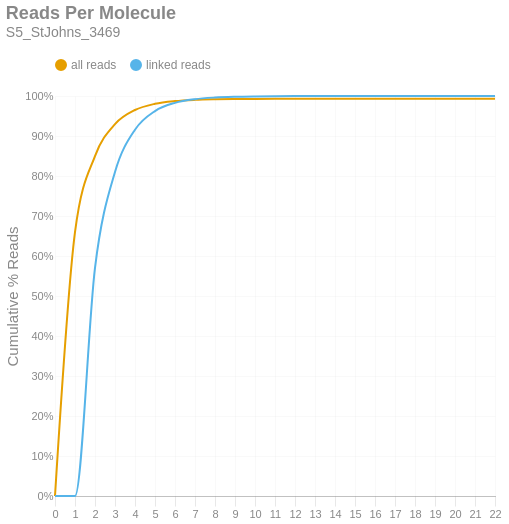

Source (notebook cell):
### Markdown cell above
### Reads per Molecule
This chart shows the cumulative distribution of the number of reads per linked molecule. That is, how many alignments are associated with a unique molecule. This excludes the number of reads associated with invalid or absent linked-read barcodes. The `linked` histogram is the percentages recalculated when disregarding singletons.

### Code cell
if SKIPLR:
    print_html(f"Skipped")
else:
    counts = np.bincount(valids['reads'].cast(pl.Int64).to_numpy())
    weighted = counts * np.arange(len(counts))
    all_perc = weighted / n_reads
    linked_perc = weighted / n_linked_reads
    linked_perc[1] = 0
    binned_df = pl.DataFrame({
        'readsper': list(range(len(counts))),
        'all reads (cumsum)': np.cumsum(all_perc).tolist(),
        'linked reads (cumsum)': np.cumsum(linked_perc).tolist(),
    })

    with SafeRender(binned_df):
        (
            density_plot(binned_df, 'Reads Per Molecule', samplename, 'readspmol')
            .encode(
                x=alt.X('readsper:O', title=None).axis(labelAngle=0).scale(padding=0),
                y=alt.Y('value:Q', title='Cumulative % Reads').axis(format='%').stack(False),
                color=alt.Color("key:N").scale(domain=["all reads", "linked reads"]),
                tooltip=[
                    alt.Tooltip("key:N", title="Data Type"),
                    alt.Tooltip("readsper:O", title="Reads Per Molecule"),
                    alt.Tooltip("value:Q", format=".2%", title="% Reads (Cum.)")
                ]            
            )
        ).display()

### Figure 1 — Vega-Lite specification as saved in the notebook (floating-point values rounded to 4 significant figures)
{"width": "container", "height": 400, "config": {"title": {"anchor": "start", "dy": -15, "fontSize": 18, "color": "#888888", "subtitleColor": "#888888", "subtitleFontSize": 14}, "arc": {"fill": "#0072B2"}, "axis": {"domainColor": "#888888", "domainWidth": 0.5, "gridWidth": 0.2, "grid": false, "titleFontWeight": 400, "titleFontSize": 15, "labelFontSize": 11, "labelColor": "#888888", "tickColor": "#888888", "tickWidth": 0.2, "titleColor": "#888888"}, "axisBand": {"grid": false}, "axisX": {"grid": true, "tickSize": 10, "domainCap": "round"}, "axisY": {"domain": false, "grid": true, "tickSize": 0, "domainCap": "round"}, "background": "transparent", "header": {"labelFontSize": 15, "labelColor": "#888888", "titleFontSize": 15, "titleFontWeight": 600, "titleColor": "#888888"}, "legend": {"labelFont": "sans-serif", "labelFontSize": 12, "labelColor": "#888888", "symbolSize": 100, "symbolType": "circle", "titleFontSize": 12, "titlePadding": 10, "titleColor": "#888888", "title": null, "orient": "top"}, "range": {"category": ["#E69F00", "#56B4E9", "#009E73", "#F0E442", "#0072B2", "#D55E00", "#CC79A7", "#000000"], "diverging": ["#cfe8f3", "#a2d4ec", "#73bfe2", "#46abdb", "#1696d2", "#12719e"]}, "area": {"fill": "#0072B2", "fillOpacity": 0.7, "line": true, "strokeOpacity": 0.7}, "line": {"color": "#0072B2", "stroke": "#0072B2", "strokeWidth": 2}, "trail": {"color": "#0072B2", "stroke": "#0072B2", "strokeWidth": 0, "size": 1}, "point": {"filled": true, "fillOpacity": 1.0, "size": 95}, "text": {"color": "#888888", "fontSize": 11, "align": "right", "fontWeight": 400, "size": 11}, "bar": {"fill": "#0072B2", "stroke": null}, "view": {"stroke": null, "continuousWidth": 660, "continuousHeight": 400}}, "data": {"name": "data-680ac0cd9a13856a8ed630fd5665a126"}, "mark": {"type": "line", "interpolate": "monotone", "point": {"opacity": 0, "size": 275}}, "encoding": {"color": {"field": "key", "scale": {"domain": ["all reads", "linked reads"]}, "type": "nominal"}, "tooltip": [{"field": "key", "title": "Data Type", "type": "nominal"}, {"field": "readsper", "title": "Reads Per Molecule", "type": "ordinal"}, {"field": "value", "format": ".2%", "title": "% Reads (Cum.)", "type": "quantitative"}], "x": {"axis": {"labelAngle": 0}, "field": "readsper", "scale": {"padding": 0}, "title": null, "type": "ordinal"}, "y": {"axis": {"format": "%"}, "field": "value", "stack": false, "title": "Cumulative % Reads", "type": "quantitative"}}, "params": [{"name": "param_c36ac31b6afebe62", "select": {"type": "point", "fields": ["key"]}, "bind": "legend"}], "title": {"text": "Reads Per Molecule", "subtitle": "S5_StJohns_3469"}, "transform": [{"fold": ["all reads (cumsum)", "linked reads (cumsum)"]}, {"calculate": "replace(datum.key, ' (cumsum)', '')", "as": "key"}, {"filter": {"param": "param_c36ac31b6afebe62"}}], "usermeta": {"embedOptions": {"downloadFileName": "S5_StJohns_3469.readspmol"}}, "$schema": "https://vega.github.io/schema/vega-lite/v6.1.0.json", "datasets": {"data-680ac0cd9a13856a8ed630fd5665a126": [{"readsper": 0, "all reads (cumsum)": 0.0, "linked reads (cumsum)": 0.0}, {"readsper": 1, "all reads (cumsum)": 0.6596, "linked reads (cumsum)": 0.0}, {"readsper": 2, "all reads (cumsum)": 0.8498, "linked reads (cumsum)": 0.5705}, {"readsper": 3, "all reads (cumsum)": 0.9297, "linked reads (cumsum)": 0.8101}, {"readsper": 4, "all reads (cumsum)": 0.965, "linked reads (cumsum)": 0.9158}, {"readsper": 5, "all reads (cumsum)": 0.9805, "linked reads (cumsum)": 0.9624}, {"readsper": 6, "all reads (cumsum)": 0.9873, "linked reads (cumsum)": 0.9829}, {"readsper": 7, "all reads (cumsum)": 0.9904, "linked reads (cumsum)": 0.9921}, {"readsper": 8, "all reads (cumsum)": 0.9918, "linked reads (cumsum)": 0.9962}, {"readsper": 9, "all reads (cumsum)": 0.9924, "linked reads (cumsum)": 0.9981}, {"readsper": 10, "all reads (cumsum)": 0.9927, "linked reads (cumsum)": 0.999}, {"readsper": 11, "all reads (cumsum)": 0.9929, "linked reads (cumsum)": 0.9995}, {"readsper": 12, "all reads (cumsum)": 0.9929, "linked reads (cumsum)": 0.9997}, {"readsper": 13, "all reads (cumsum)": 0.993, "linked reads (cumsum)": 0.9998}, {"readsper": 14, "all reads (cumsum)": 0.993, "linked reads (cumsum)": 0.9999}, {"readsper": 15, "all reads (cumsum)": 0.993, "linked reads (cumsum)": 0.9999}, {"readsper": 16, "all reads (cumsum)": 0.993, "linked reads (cumsum)": 1.0}, {"readsper": 17, "all reads (cumsum)": 0.993, "linked reads (cumsum)": 1.0}, {"readsper": 18, "all reads (cumsum)": 0.993, "linked reads (cumsum)": 1.0}, {"readsper": 19, "all reads (cumsum)": 0.993, "linked reads (cumsum)": 1.0}, {"readsper": 20, "all reads (cumsum)": 0.993, "linked reads (cumsum)": 1.0}, {"readsper": 21, "all reads (cumsum)": 0.993, "linked reads (cumsum)": 1.0}, {"readsper": 22, "all reads (cumsum)": 0.993, "linked reads (cumsum)": 1.0}]}}
